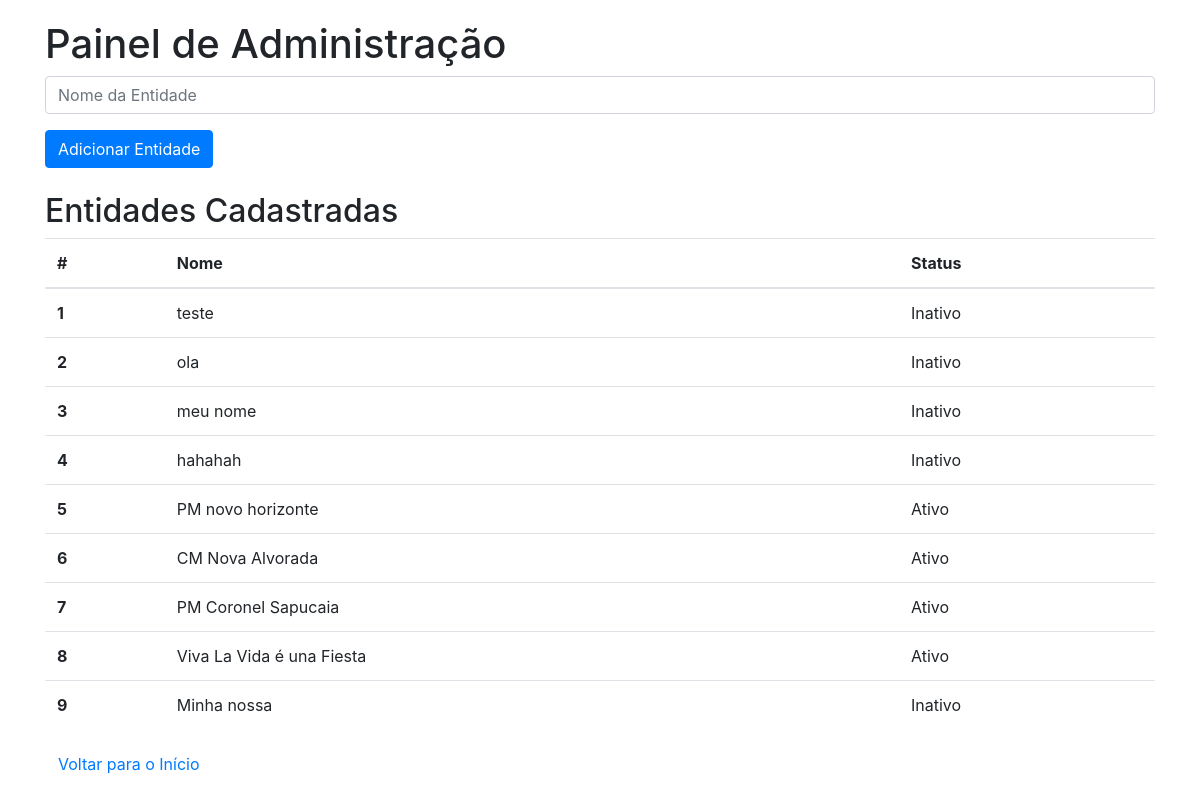
/admin, run on an earlier commit of the app's database.
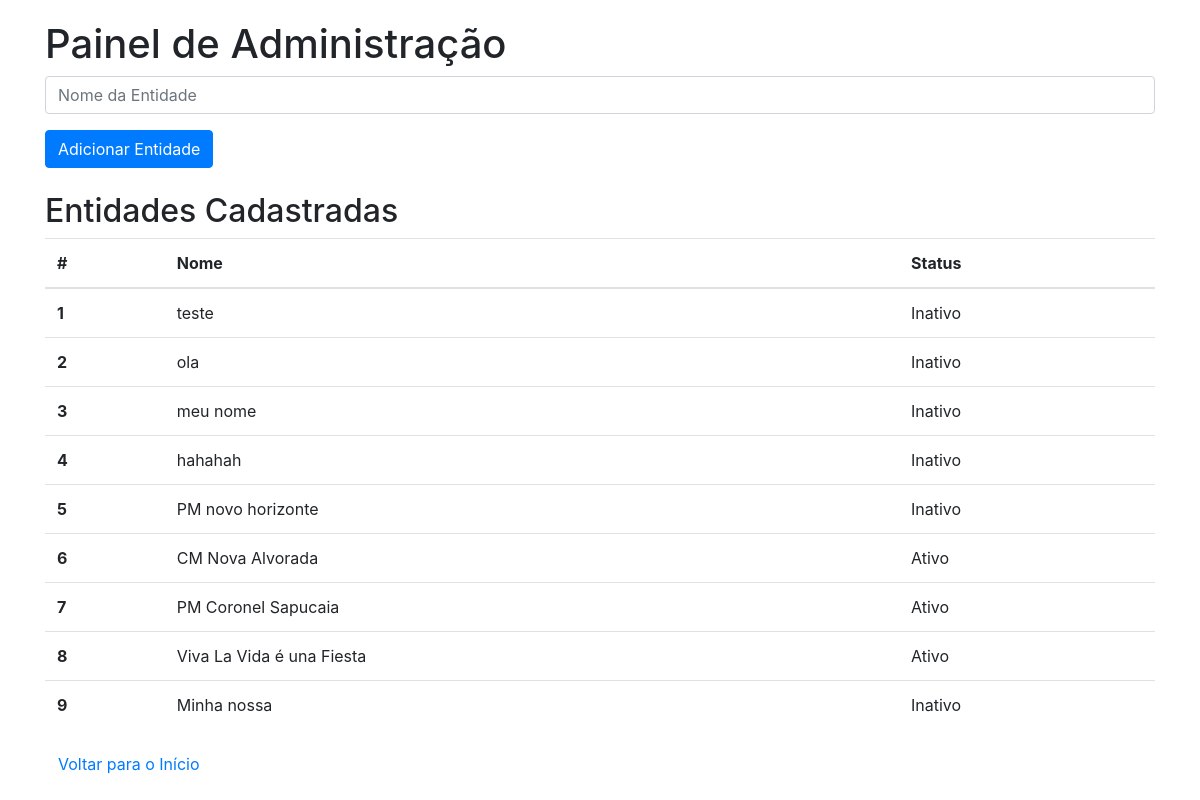
And on a later commit of the database.
### models.py (models this page shows)
class Entidade(db.Model):
    __tablename__ = 'entidades'
    id = db.Column(db.Integer, primary_key=True)
    nome = db.Column(db.String(100), nullable=False)
    usuario = db.Column(db.String(100))
    data = db.Column(db.DateTime)
    acesso = db.Column(db.String(100))
    ativo = db.Column(db.Boolean, default=True)

### app.py (the view, shortened to what this page needs)
@app.route('/admin', methods=['GET', 'POST'])
def admin():
    entidades = Entidade.query.all()
    return render_template('admin.html', entidades=entidades)

### templates/admin.html (shortened to what this page needs)
<!doctype html>
<html lang="en">
<head>
    <link rel="stylesheet" href="{{ url_for('static', filename='styles.css') }}">
    <link rel="stylesheet" href="https://stackpath.bootstrapcdn.com/bootstrap/4.5.2/css/bootstrap.min.css">
</head>
<body>
    <div class="container">
        <h1>Painel de Administração</h1>
        <form method="POST" action="{{ url_for('admin') }}" class="mb-4">
            <div class="form-group">
                <input type="text" name="nome" class="form-control" placeholder="Nome da Entidade" required>
            </div>
            <button type="submit" class="btn btn-primary">Adicionar Entidade</button>
        </form>
        <h2>Entidades Cadastradas</h2>
        <table class="table">
            <thead>
                <tr>
                    <th scope="col">#</th>
                    <th scope="col">Nome</th>
                    <th scope="col">Status</th>
                </tr>
            </thead>
            <tbody>
                {% for entidade in entidades %}
                    <tr>
                        <th scope="row">{{ loop.index }}</th>
                        <td>{{ entidade.nome }}</td>
                        <td>{% if entidade.ativo %}Ativo{% else %}Inativo{% endif %}</td>
                    </tr>
                {% endfor %}
            </tbody>
        </table>
        <a href="{{ url_for('home') }}" class="btn btn-link">Voltar para o Início</a>
    </div>
</body>
</html>

What changed in the data, as far as the page shows it:
changed Entidade "PM novo horizonte": ativo "Ativo" → "Inativo"
